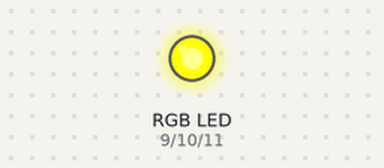
A sketch run on a simulated Arduino Uno, built with avr-gcc and run on an emulated ATmega328P. Parts: an RGB LED mixed from three pins (HIGH = lit). Dim RGB values are drawn brighter than linear; random numbers use the default seed unless the sketch sets one; what the sketch prints to the serial monitor is not drawn.

Above: at 0.15 s.
At 1.76 s:
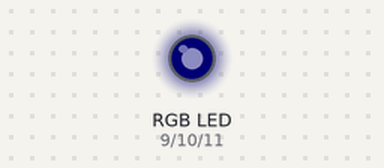
At 2.97 s:
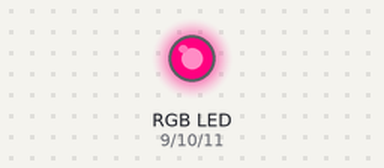
At 6.77 s:
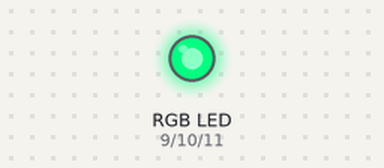
At 11.09 s:
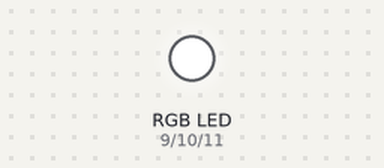
At 15.42 s:
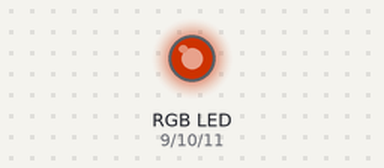
Timing chart, 0 to 15.3 s (numbered marks = the images above):
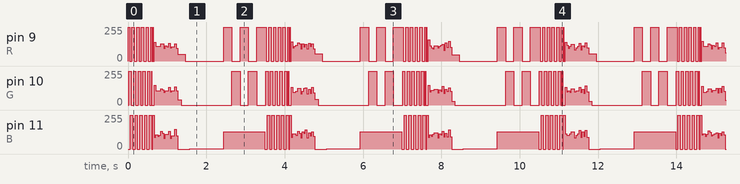

The sketch:

rgb_4.ino
```cpp
// RGB LED - SÜPER HIZLI DİSKO EFEKTİ
const int R = 9;
const int G = 10;
const int B = 11;
// buraya açıklama satırı ekliyorum
// ÇOK HIZLI geçiş
int ultraHiz = 2; // 2ms = SÜPER HIZLI

void setup() {
  pinMode(R, OUTPUT);
  pinMode(G, OUTPUT);
  pinMode(B, OUTPUT);
  Serial.begin(9600);
  Serial.println("⚡ SÜPER HIZLI DİSKO EFEKTİ ⚡");
}

void loop() {
  // 1. NEON DİSK - Hızlı geçişler
  Serial.println("💫 NEON DİSK");
  neonDisk();

  // 2. STROBE DİSK - Flaş efekti
  Serial.println("⚡ STROBE DİSK");
  strobeDisk();

  // 3. PULSE DİSK - Nabız efekti
  Serial.println("💓 PULSE DİSK");
  pulseDisk();

  // 4. SPİRAL DİSK - Dönen spiral
  Serial.println("🌀 SPİRAL DİSK");
  spiralDisk();
}

void neonDisk() {
  // Hızlı neon renk değişimleri
  int neonRenkler[6][3] = {
    {255, 0, 0},     // Kırmızı
    {255, 255, 0},   // Sarı
    {0, 255, 0},     // Yeşil
    {0, 255, 255},   // Camgöbeği
    {0, 0, 255},     // Mavi
    {255, 0, 255}    // Mor
  };

  for (int tur = 0; tur < 5; tur++) {
    for (int renk = 0; renk < 6; renk++) {
      analogWrite(R, neonRenkler[renk][0]);
      analogWrite(G, neonRenkler[renk][1]);
      analogWrite(B, neonRenkler[renk][2]);
      delay(ultraHiz * 10);
    }
  }
}

void strobeDisk() {
  // Flaş efekti - çok hızlı yanıp sönme
  for (int flash = 0; flash < 20; flash++) {
    // Beyaz flaş
    analogWrite(R, 255);
    analogWrite(G, 255);
    analogWrite(B, 255);
    delay(ultraHiz * 5);

    // Karanlık
    analogWrite(R, 0);
    analogWrite(G, 0);
    analogWrite(B, 0);
    delay(ultraHiz * 5);

    // Renkli flaş
    analogWrite(R, random(100, 255));
    analogWrite(G, random(100, 255));
    analogWrite(B, random(100, 255));
    delay(ultraHiz * 3);

    analogWrite(R, 0);
    analogWrite(G, 0);
    analogWrite(B, 0);
    delay(ultraHiz * 3);
  }
}

void pulseDisk() {
  // Nabız efekti - genişleyip daralan
  for (int pulse = 0; pulse < 3; pulse++) {
    // Kırmızı nabız
    for (int i = 0; i <= 255; i += 8) {
      analogWrite(R, i);
      analogWrite(G, i/4);
      delay(ultraHiz);
    }
    for (int i = 255; i >= 0; i -= 12) {
      analogWrite(R, i);
      analogWrite(G, i/4);
      delay(ultraHiz);
    }

    // Mavi nabız
    for (int i = 0; i <= 255; i += 8) {
      analogWrite(R, i/4);
      analogWrite(B, i);
      delay(ultraHiz);
    }
    for (int i = 255; i >= 0; i -= 12) {
      analogWrite(R, i/4);
      analogWrite(B, i);
      delay(ultraHiz);
    }

    // Yeşil nabız
    for (int i = 0; i <= 255; i += 8) {
      analogWrite(G, i);
      analogWrite(B, i/3);
      delay(ultraHiz);
    }
    for (int i = 255; i >= 0; i -= 12) {
      analogWrite(G, i);
      analogWrite(B, i/3);
      delay(ultraHiz);
    }
  }
}

void spiralDisk() {
  // Spiral dönüş efekti
  for (int spiral = 0; spiral < 3; spiral++) {
    // İçten dışa spiral
    for (int i = 0; i <= 255; i += 5) {
      analogWrite(R, i);
      analogWrite(G, 255 - i);
      analogWrite(B, (i + 128) % 255);
      delay(ultraHiz * 2);
    }

    // Dıştan içe spiral
    for (int i = 255; i >= 0; i -= 5) {
      analogWrite(R, i);
      analogWrite(G, 255 - i);
      analogWrite(B, (i + 128) % 255);
      delay(ultraHiz * 2);
    }
  }
}
```
